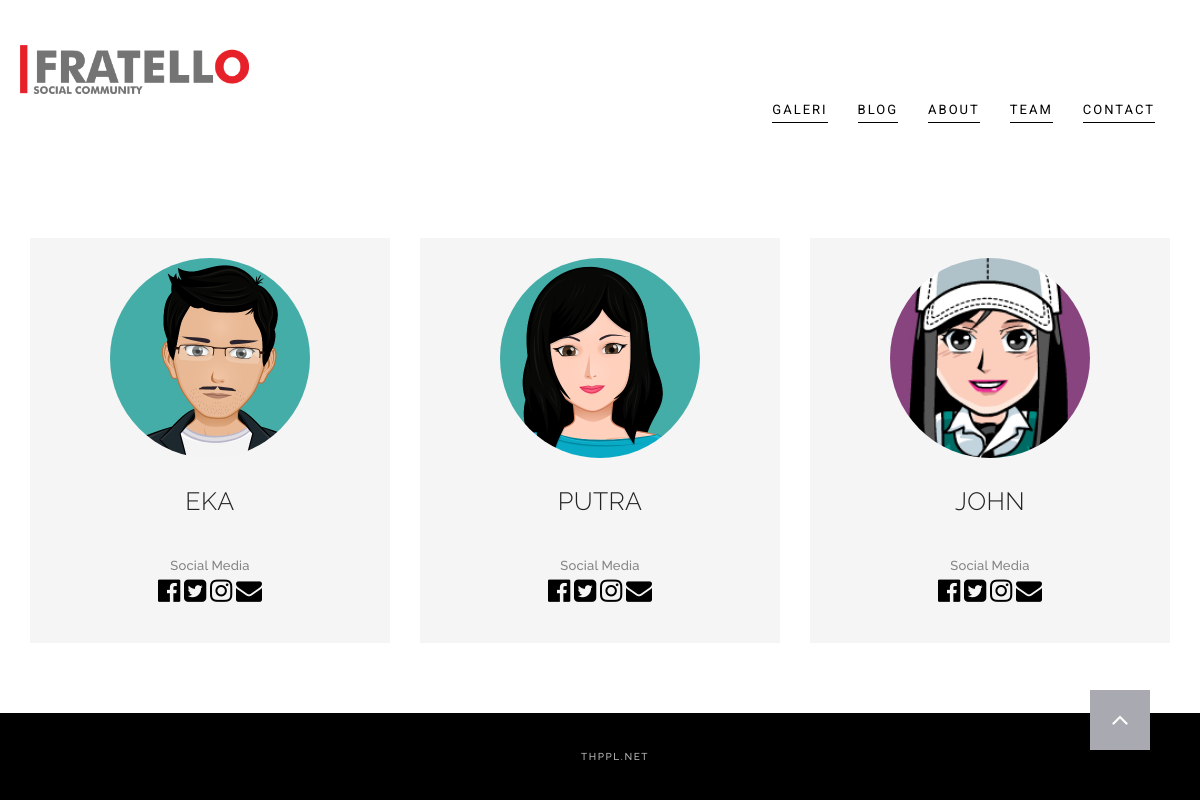
/index.php/team/team_list, run on the app's committed database.
### tables this page shows
CREATE TABLE `anggota` (
  `id_anggota` int(10) NOT NULL,
  `nama_anggota` varchar(30) NOT NULL,
  `photo_profile` varchar(100) NOT NULL,
  `facebook` text NOT NULL,
  `twitter` text NOT NULL,
  `gmail` text NOT NULL,
  `instagram` text NOT NULL
);

### application/controllers/Team.php (called while the page is built, shortened)
<?php
class Team extends CI_Controller {
	public function team_list(){
		$this->load->view('for_users/team_list');
	}
}

### index.php (called while the page is built, shortened)
<?php
require_once BASEPATH.'core/CodeIgniter.php';

### application/models/M_global.php (called while the page is built, shortened)
<?php
class M_global extends CI_Model {
	public function tampil($tabel,$primary_key){
		$this->db->from($tabel);
		$this->db->order_by($primary_key, 'ASC');
		$query = $this->db->get();
		return $query->result();
	}
}

### application/views/for_users/team_list.php (the view, shortened to what this page needs)
<!DOCTYPE html>
<html lang="en">
	<head>
		<link href="<?=base_url()?>assets/css/bootstrap.min.css" rel="stylesheet">
		<link rel="stylesheet" href="<?=base_url()?>lib/font-awesome/css/font-awesome.min.css">
		<link rel="stylesheet" href="https://maxcdn.bootstrapcdn.com/font-awesome/4.4.0/css/font-awesome.min.css">
		<link href="<?=base_url()?>assets/css/style.css" rel="stylesheet">
	</head>
	<body id="page-top">
		<nav class="navbar navbar-default">
			<div class="container">
				<div class="navbar-header page-scroll">
					<a class="navbar-brand page-scroll" href="<?=site_url('home')?>"><img src="<?=base_url()?>assets/images/logo/a.png" alt="Treviso theme logo" width="20%"></a>
				</div>
				<div class="collapse navbar-collapse" id="bs-example-navbar-collapse-1">
					<ul class="nav navbar-nav navbar-right">
						<li>
							<a class="page-scroll" href="<?=site_url('home')?>#galeri">Galeri</a>
						</li>
						<li>
							<a class="page-scroll" href="<?=site_url('blog')?>">Blog</a>
						</li>
						<li>
							<a class="page-scroll" href="<?=site_url('home')?>#about">About</a>
						</li>
						<li>
							<a class="page-scroll" href="<?=site_url('home')?>#team">Team</a>
						</li>
						<li>
							<a class="page-scroll" href="<?=site_url('home')?>#contact">Contact</a>
						</li>
					</ul>
				</div>
			</div>
</nav>
<section id="blog">
			<div class="container">
				<div class="row">
					<div class="col-lg-12 text-center">
						<div class="section-title">
						</div>
					</div>
				</div>
				<div class="row">
					<?php
						$anggota = $this->m_global->tampil('anggota','id_anggota');
						foreach ($anggota as $key) {
					?>
					<div class="col-md-4">
						<div class="team-item">
							<div class="team-image" align="center">
								<br>
								<a href="<?=site_url('team/team_view/').$key->id_anggota;?>"><img style="width: auto ;height:200px" src="<?=base_url()?>upload/original/<?=$key->photo_profile;?>" alt="Project 1 image" class="img-circle underlay"></a>
							</div>
							<div class="team-text">
								<h3><?=$key->nama_anggota;?></h3>
								<p>Social Media<br>
								<a href="http://<?=$key->facebook;?>"><i class="fa fa-facebook-official fa-2x" aria-hidden="true" style="color: black "></i></a>
								<a href="http://<?=$key->twitter;?>"><i class="fa fa-twitter-square fa-2x" aria-hidden="true" style="color: black"></i></a>
								<a href="http://<?=$key->instagram;?>"><i class="fa fa-instagram fa-2x" aria-hidden="true" style="color: black"></i></a>
								<a href="http://<?=$key->gmail;?>"><i class="fa fa-envelope fa-2x" aria-hidden="true" style="color: black"></i></a>
								</p>
							</div>
						</div>
					</div>
					<?php
					}
					?>
				</div>
				</div>
		</section>
		<p id="back-top">
			<a href="#top"><i class="fa fa-angle-up"></i></a>
		</p>
		<footer>
			<div class="container text-center">
				<p>thppl.net</p>
			</div>
		</footer>
	</body>
</html>

### assets/css/style.css (style rules this page uses)
body { margin: 0px; font-family: "Raleway", Sans-serif; }
h1, h2, h3, h4, h5, h6 { font-weight: 200; letter-spacing: 0.4px; font-family: "Raleway", Sans-serif; color: #232323; }
p { font-family: 'Raleway', sans-serif; font-size: 17px; font-weight: 300; line-height: 28px; letter-spacing: 0.2px; color: #252525; }
a, a:hover, a:focus, a:active, a.active { outline: 0; }
@media (min-width: 768px) { section { padding: 150px 0; } }
section { padding: 35px 0 60px; }
.navbar-default { background-color: #F1F1F1; border-color: transparent }
.navbar-default .navbar-brand { color: #fff; padding: 5px; }
.navbar-default .navbar-collapse { border-color: rgba(255,255,255,.02) }
.navbar-default .nav li a { font-family: "Roboto",sans-serif; text-transform: uppercase; font-size: 13px; font-weight: 400; letter-spacing: 2px; color: #000; border-bottom: 1px solid; border-color: #000; margin: 10px 15px; padding: 0 0 2px 0; }
@media (min-width:768px) { .navbar-default { background-color: transparent; padding: 40px 0 0px; -webkit-transition:padding .3s; -moz-transition:padding .3s; transition:padding .3s; border:0 } }
@media (min-width:768px) { .navbar-default .navbar-brand { font-size: 2em; -webkit-transition:all .3s; -moz-transition:all .3s; transition:all .3s padding: 0px; } }
@media (min-width:768px) { .navbar-nav>li>a { padding-top: 15px; padding-bottom: 4px; } }
.section-title { padding-bottom: 30px; }
.team-item { text-align: center; background-color: #F5F5F5; }
.team-item h3 { font-size: 25px; font-weight: 300; margin: 30px 0 20px; text-transform: uppercase; }
.team-item p { font-size: 13px; font-weight: 500; color: #848484; padding: 18px 30px 35px 30px; line-height: 24px; }
footer { padding: 30px; background-color: #000; }
footer p { color: #B7B7B7; margin: 0; font-size: 10px; text-transform: uppercase; font-weight: 500; letter-spacing: 1.6px; }
#back-top { position: fixed; z-index: 1000; bottom: 40px; right: 50px; }
#back-top a { width: 60px; height: 60px; display: block; text-align: center; font: 11px/100% Arial, Helvetica, sans-serif; text-transform: uppercase; text-decoration: none; color: #FFFFFF; background: #A9A9B1; -webkit-transition: 1s; -moz-transition: 1s; transition: 1s; }
#back-top i { margin-top: 15px; font-size: 28px; }

### data on the page
anggota: photo_profile (picture), nama_anggota "EKA"
anggota: photo_profile (picture), nama_anggota "PUTRA"
anggota: photo_profile (picture), nama_anggota "JOHN"
